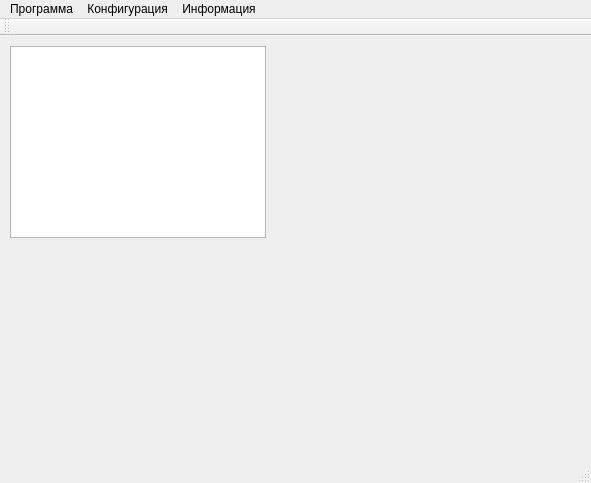
<?xml version="1.0" encoding="UTF-8"?>
<ui version="4.0">
 <class>MainWindow</class>
 <widget class="QMainWindow" name="MainWindow">
  <property name="geometry">
   <rect>
    <x>0</x>
    <y>0</y>
    <width>591</width>
    <height>483</height>
   </rect>
  </property>
  <property name="windowTitle">
   <string>MainWindow</string>
  </property>
  <widget class="QWidget" name="centralWidget">
   <widget class="QListView" name="Tasks_2">
    <property name="geometry">
     <rect>
      <x>10</x>
      <y>10</y>
      <width>256</width>
      <height>192</height>
     </rect>
    </property>
   </widget>
  </widget>
  <widget class="QMenuBar" name="menuBar">
   <property name="geometry">
    <rect>
     <x>0</x>
     <y>0</y>
     <width>591</width>
     <height>19</height>
    </rect>
   </property>
   <widget class="QMenu" name="menuInformation">
    <property name="title">
     <string>Информация</string>
    </property>
    <addaction name="actionHelp"/>
   </widget>
   <widget class="QMenu" name="menuInstance">
    <property name="title">
     <string>Программа</string>
    </property>
    <addaction name="actionExit"/>
   </widget>
   <widget class="QMenu" name="menu">
    <property name="title">
     <string>Конфигурация</string>
    </property>
    <addaction name="actionConfigureProjects"/>
   </widget>
   <addaction name="menuInstance"/>
   <addaction name="menu"/>
   <addaction name="menuInformation"/>
  </widget>
  <widget class="QStatusBar" name="statusBar"/>
  <widget class="QToolBar" name="toolBar">
   <property name="windowTitle">
    <string>toolBar</string>
   </property>
   <attribute name="toolBarArea">
    <enum>TopToolBarArea</enum>
   </attribute>
   <attribute name="toolBarBreak">
    <bool>false</bool>
   </attribute>
  </widget>
  <action name="actionHelp">
   <property name="text">
    <string>Помощь</string>
   </property>
  </action>
  <action name="actionExit">
   <property name="text">
    <string>Завершить</string>
   </property>
  </action>
  <action name="actionConfigureProjects">
   <property name="text">
    <string>Проекты</string>
   </property>
  </action>
 </widget>
 <layoutdefault spacing="6" margin="11"/>
 <resources/>
 <connections/>
</ui>
